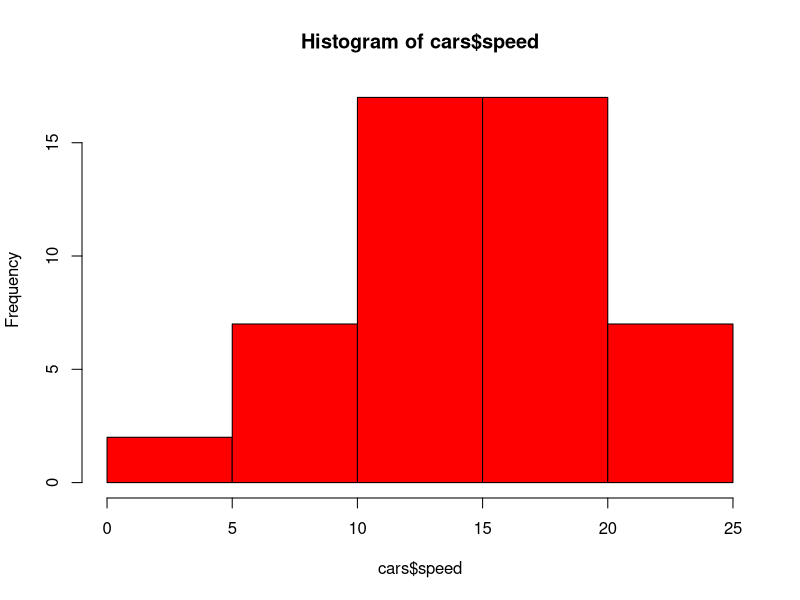
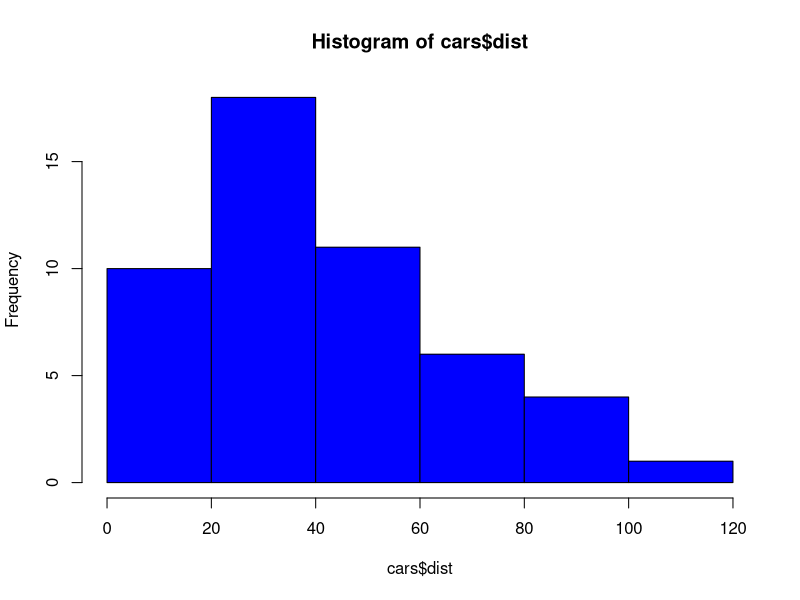

Generate these figures, in order, with R:
cars
hist(cars$speed, col="red")
hist(cars$dist, col="blue")

#testing for normality
#shapiro-wilk test
shapiro.test(cars$speed) #normally distributed
shapiro.test(cars$dist)


#liliefors
install.packages("nortest")
library(nortest)
lillie.test(cars$speed) #NOT normal
lillie.test(cars$dist)

#anderson darling test
library(nortest)
ad.test(cars$speed)

#kolmogorov smirnov test
integer <- c(4, 6, 10, 43, 1)
ks.test(integer, "pnorm")
#ties must not be present for kolmogorov

##Ho: sample data follows a normal distribution
##Ha: sample data does not follow a normal distribution


#testing for homogeneity of variances
  ##Ho: equal variances assumed
  ##Ha: equal variances NOT assumed

#bartletts test

#levene test
